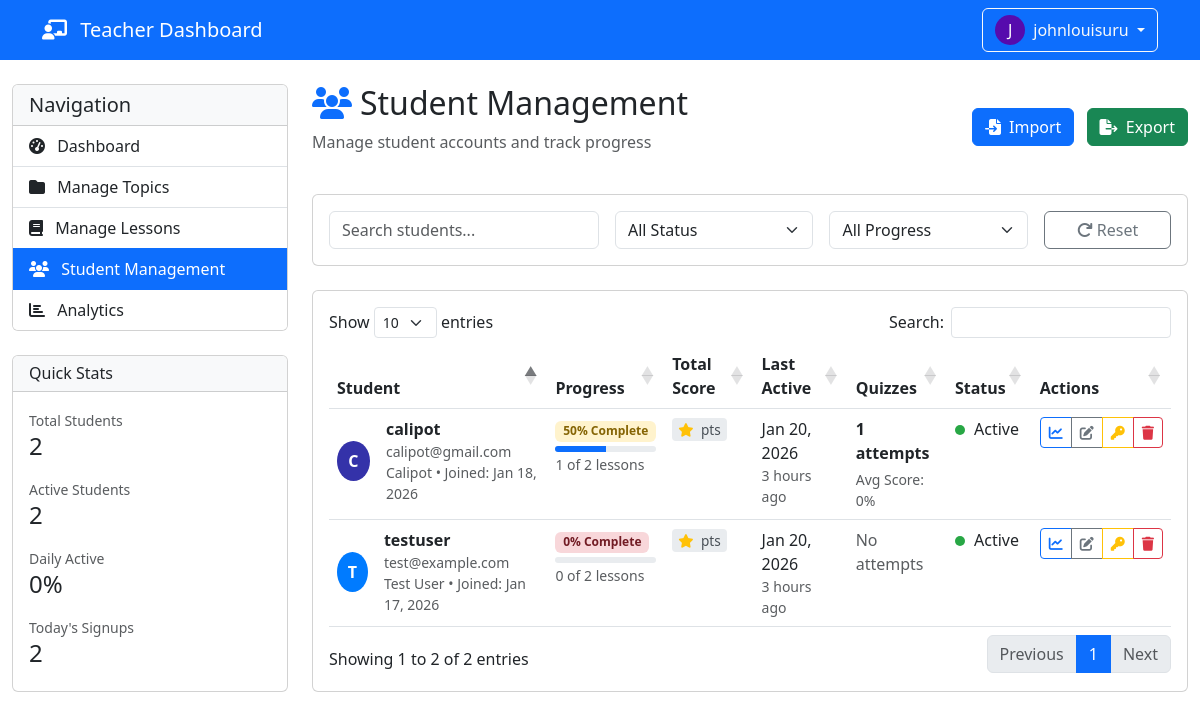
Page /teacher/student_management.php (signed in) on the committed database.
### tables this page shows
CREATE TABLE `students` (
  `id` int(11) NOT NULL,
  `username` varchar(50) NOT NULL,
  `email` varchar(100) NOT NULL,
  `password` varchar(255) NOT NULL,
  `full_name` varchar(100) DEFAULT NULL,
  `avatar_color` varchar(7) DEFAULT '#007bff',
  `total_score` int(11) DEFAULT 0,
  `last_active` timestamp NOT NULL DEFAULT current_timestamp() ON UPDATE current_timestamp(),
  `is_active` int(11) NOT NULL,
  `created_at` timestamp NOT NULL DEFAULT current_timestamp(),
  `deleted_at` timestamp NULL DEFAULT NULL
);

### teacher/student_management.php (the view, shortened to what the rows shown need)
<?php
$db = new Database();
$conn = $db->getConnection();
$query = "SELECT
    s.id,
    s.username,
    s.email,
    s.full_name,
    s.created_at,
    s.last_active,
    s.is_active,
    s.avatar_color,
    s.total_score,
    COUNT(DISTINCT sp.lesson_id) as completed_lessons,
    (SELECT COUNT(*) FROM lessons WHERE deleted_at IS NULL AND is_active = 1) as total_lessons,
    MAX(sp.completed_at) as last_completed,
    (SELECT COUNT(*) FROM student_quiz_attempts WHERE student_id = s.id) as quiz_attempts,
    (SELECT AVG(CASE WHEN is_correct = 1 THEN 100 ELSE 0 END) FROM student_quiz_attempts WHERE student_id = s.id) as avg_quiz_score
FROM students s
LEFT JOIN student_progress sp ON s.id = sp.student_id AND sp.is_completed = 1
WHERE s.deleted_at IS NULL
GROUP BY s.id
ORDER BY s.created_at DESC";
$students = $conn->query($query)->fetchAll(PDO::FETCH_ASSOC);
?>
<!DOCTYPE html>
<html lang="en">
<head>
    <link href="https://cdn.jsdelivr.net/npm/bootstrap@5.3.0/dist/css/bootstrap.min.css" rel="stylesheet">
    <link rel="stylesheet" href="https://cdnjs.cloudflare.com/ajax/libs/font-awesome/6.4.0/css/all.min.css">
    <link rel="stylesheet" href="https://cdn.datatables.net/1.13.4/css/dataTables.bootstrap5.min.css">
</head>
<body>
    <div class="container-fluid mt-4">
        <div class="row">
            <div class="col-md-9">
                <div class="d-flex justify-content-between align-items-center mb-4">
                    <div>
                        <h2><i class="fas fa-users me-2 text-primary"></i>Student Management</h2>
                    </div>
                </div>
                <div class="card">
                    <div class="card-body">
                        <div class="table-responsive">
                            <table class="table table-hover" id="studentsTable">
                                <thead>
                                    <tr>
                                        <th>Student</th>
                                        <th>Progress</th>
                                        <th>Total Score</th>
                                        <th>Last Active</th>
                                        <th>Quizzes</th>
                                        <th>Status</th>
                                        <th>Actions</th>
                                    </tr>
                                </thead>
                                <tbody>
                                    <?php if (count($students) > 0): ?>
                                        <?php foreach ($students as $student):
                                            $completion_rate = $student['total_lessons'] > 0
                                                ? round(($student['completed_lessons'] / $student['total_lessons']) * 100, 1)
                                                : 0;
                                            $completion_class = '';
                                            if ($completion_rate >= 70) $completion_class = 'completion-high';
                                            elseif ($completion_rate >= 30) $completion_class = 'completion-medium';
                                            else $completion_class = 'completion-low';
                                            $full_name = $student['full_name'] ?: 'Not set';
                                        ?>
                                        <tr data-student-id="<?php echo $student['id']; ?>"
                                            data-status="<?php echo $student['is_active'] ? 'active' : 'inactive'; ?>"
                                            data-progress="<?php echo $completion_rate >= 70 ? 'high' : ($completion_rate >= 30 ? 'medium' : 'low'); ?>">
                                            <td>
                                                <div class="d-flex align-items-center">
                                                    <div class="student-avatar me-3"
                                                         style="background: <?php echo $student['avatar_color']; ?>">
                                                        <?php echo strtoupper(substr($student['username'], 0, 1)); ?>
                                                    </div>
                                                    <div>
                                                        <strong><?php echo htmlspecialchars($student['username']); ?></strong>
                                                        <div class="text-muted small"><?php echo htmlspecialchars($student['email']); ?></div>
                                                        <div class="text-muted small">
                                                            <?php echo htmlspecialchars($full_name); ?> •
                                                            Joined: <?php echo date('M d, Y', strtotime($student['created_at'])); ?>
                                                        </div>
                                                    </div>
                                                </div>
                                            </td>
                                            <td>
                                                <div class="mb-1">
                                                    <span class="badge <?php echo $completion_class; ?>">
                                                        <?php echo $completion_rate; ?>% Complete
                                                    </span>
                                                </div>
                                                <div class="progress" style="height: 6px;">
                                                    <div class="progress-bar"
                                                         role="progressbar"
                                                         style="width: <?php echo $completion_rate; ?>%"
                                                         aria-valuenow="<?php echo $completion_rate; ?>"
                                                         aria-valuemin="0"
                                                         aria-valuemax="100">
                                                    </div>
                                                </div>
                                                <small class="text-muted">
                                                    <?php echo $student['completed_lessons']; ?> of <?php echo $student['total_lessons']; ?> lessons
                                                </small>
                                            </td>
                                            <td>
                                                <span class="total-score">
                                                    <i class="fas fa-star text-warning me-1"></i>
                                                    <?php echo $student['total_score']; ?> pts
                                                </span>
                                            </td>
                                            <td>
                                                <?php if ($student['last_active']): ?>
                                                    <?php echo date('M d, Y', strtotime($student['last_active'])); ?>
                                                    <div class="text-muted small">
                                                        <?php
                                                        $last_active = strtotime($student['last_active']);
                                                        $now = time();
                                                        $diff = $now - $last_active;
                                                        if ($diff < 3600) echo 'Just now';
                                                        elseif ($diff < 86400) echo floor($diff / 3600) . ' hours ago';
                                                        elseif ($diff < 604800) echo floor($diff / 86400) . ' days ago';
                                                        else echo 'Over a week ago';
                                                        ?>
                                                    </div>
                                                <?php else: ?>
                                                    <span class="text-muted">Never</span>
                                                <?php endif; ?>
                                            </td>
                                            <td>
                                                <?php if ($student['quiz_attempts'] > 0): ?>
                                                    <div class="mb-1">
                                                        <strong><?php echo $student['quiz_attempts']; ?> attempts</strong>
                                                    </div>
                                                    <div class="text-muted small">
                                                        Avg Score: <?php echo round($student['avg_quiz_score'], 1); ?>%
                                                    </div>
                                                <?php else: ?>
                                                    <span class="text-muted">No attempts</span>
                                                <?php endif; ?>
                                            </td>
                                            <td>
                                                <span class="active-status status-<?php echo $student['is_active'] ? 'active' : 'inactive'; ?>"></span>
                                                <?php echo $student['is_active'] ? 'Active' : 'Inactive'; ?>
                                            </td>
                                            <td>
                                                <div class="btn-group btn-group-sm">
                                                    <button class="btn btn-outline-primary"
                                                            onclick="viewProgress(<?php echo $student['id']; ?>)"
                                                            title="View Progress">
                                                        <i class="fas fa-chart-line"></i>
                                                    </button>
                                                    <button class="btn btn-outline-secondary"
                                                            onclick="editStudent(<?php echo $student['id']; ?>)"
                                                            title="Edit">
                                                        <i class="fas fa-edit"></i>
                                                    </button>
                                                    <button class="btn btn-outline-warning"
                                                            onclick="resetStudentPassword(<?php echo $student['id']; ?>)"
                                                            title="Reset Password">
                                                        <i class="fas fa-key"></i>
                                                    </button>
                                                    <button class="btn btn-outline-danger"
                                                            onclick="deleteStudent(<?php echo $student['id']; ?>)"
                                                            title="Delete">
                                                        <i class="fas fa-trash"></i>
                                                    </button>
                                                </div>
                                            </td>
                                        </tr>
                                        <?php endforeach; ?>
                                    <?php endif; ?>
                                </tbody>
                            </table>
                        </div>
                    </div>
                </div>
            </div>
        </div>
    </div>
</body>
</html>

### rows in the picture
students: username "C", username "calipot", email "calipot@gmail.com", full_name "Calipot", created_at "Jan 18, 2026", completion_rate "50", completed_lessons "1", total_lessons "2", last_active "Jan 20, 2026", quiz_attempts "1", avg_quiz_score "0", is_active 1 (drawn)
students: username "T", username "testuser", email "test@example.com", full_name "Test User", created_at "Jan 17, 2026", completion_rate "0", completed_lessons "0", total_lessons "2", last_active "Jan 20, 2026", shows "No attempts", is_active 1 (drawn)

### other values in the picture
substr($teacherSession->getTeacherUsername(), 0, 1) "J"
$teacherSession->getTeacherUsername() "johnlouisuru"
$stats['total_students'] "2"
$stats['active_students'] "2"
$stats['daily_active_percent'] "0"
$stats['signups_today'] "2"
